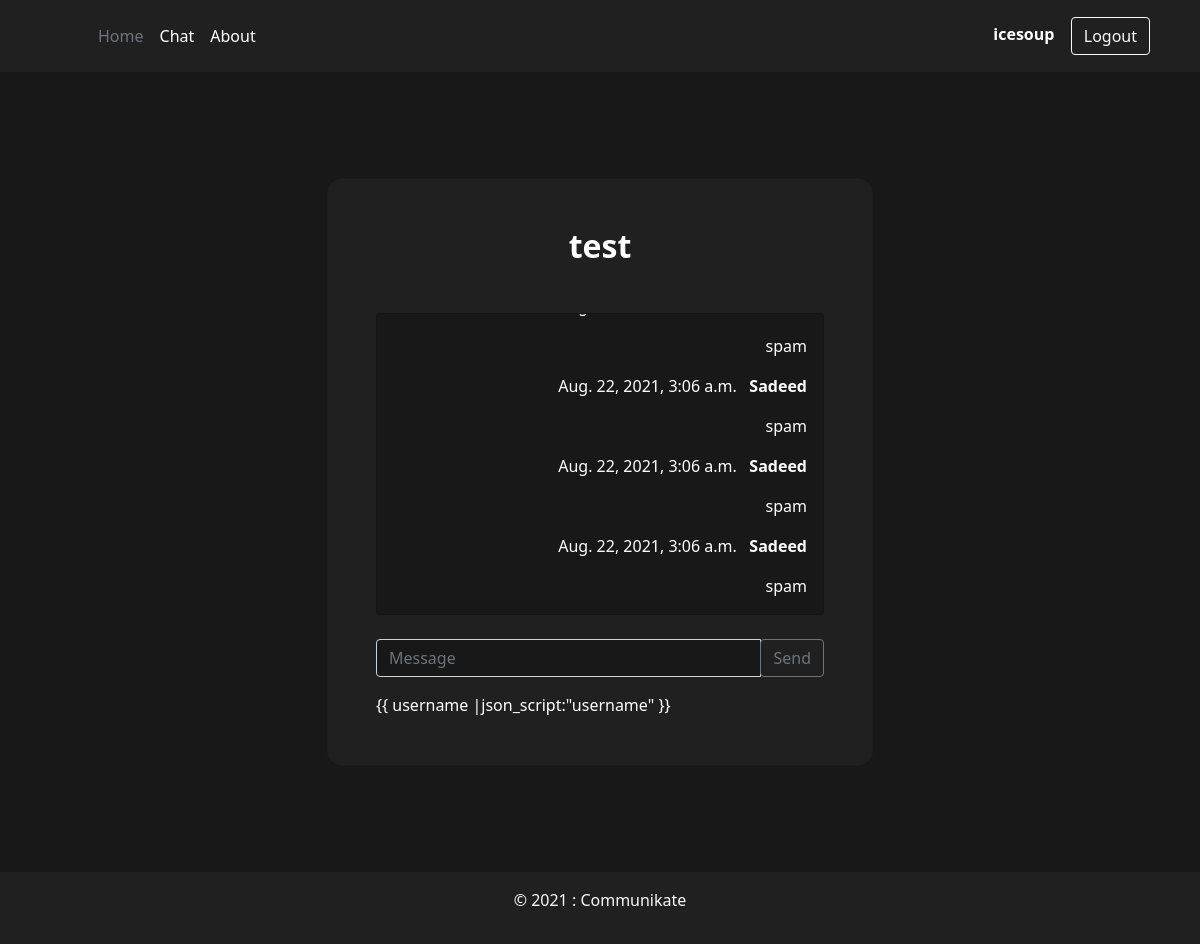
The app's page /chat/test/ (signed in), older data.
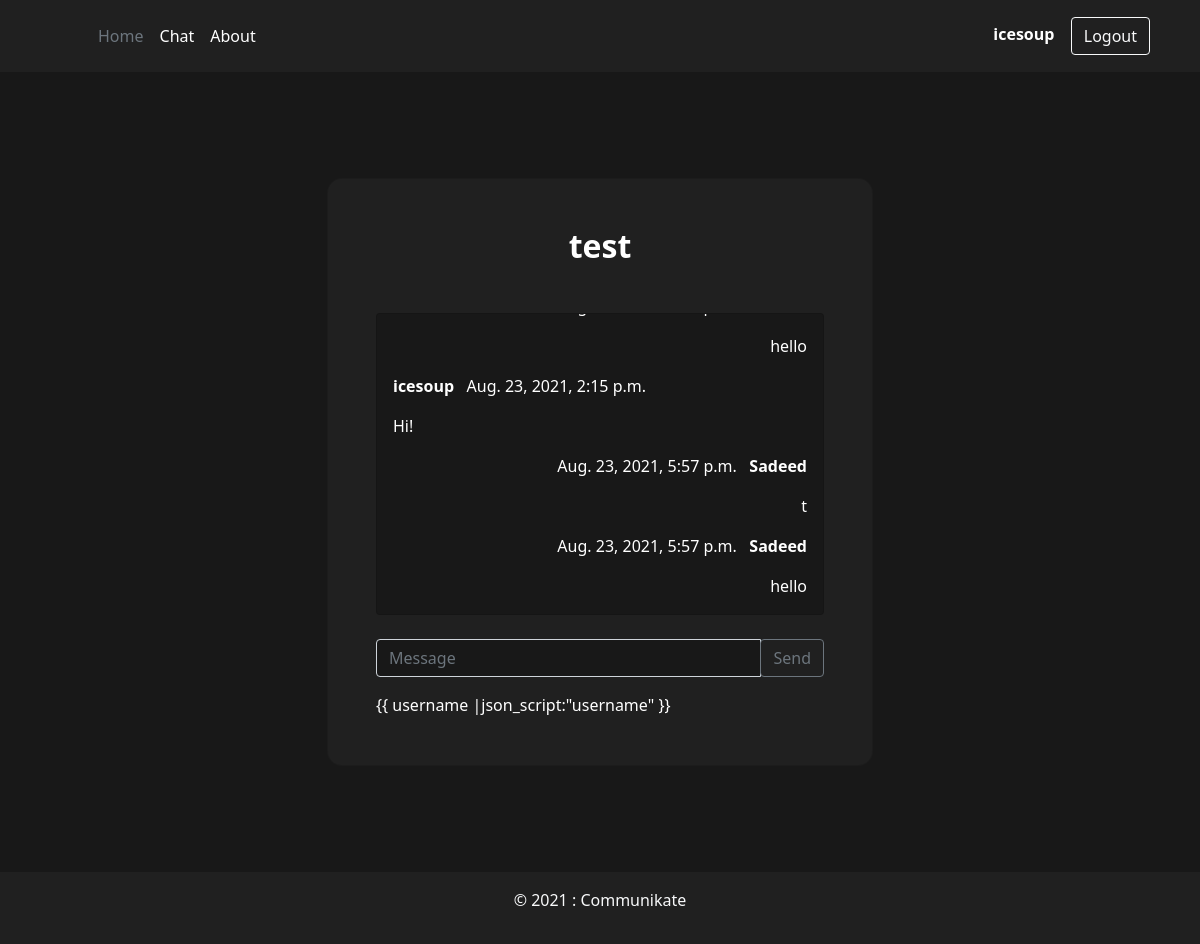
The same page, newer data.
### chat/models.py (models this page shows, shortened)
class ChatMessage(models.Model):
    msgContent = models.TextField(unique=False, blank=False)
    msgTimestamp = models.DateTimeField(auto_now_add=True)
    user = models.CharField(max_length=255)
    chatRoom = models.CharField(max_length=255)
    class Meta:
        ordering = ('msgTimestamp',)

### chat/views.py (the view)
# urls.py: path('<str:room_name>/', RoomView.as_view(), name='room'),
class RoomView(View):
    def get(self, request, room_name):
        if request.user.is_authenticated:
            username = request.user.get_username()
            messages = ChatMessage.objects.filter(chatRoom=room_name)
            return render(request, 'chat/room.html', {'room_name': room_name, 'username': username, 'messages':messages})
        else:
            return HttpResponseRedirect('/accounts/login')

### chat/templates/chat/room.html (shortened to what this page needs)
{% extends 'base.html' %} {% block content %}
<div class="mask d-flex align-items-center min-vh-100 max-vh-100">
  <div class="container h-100">
    <div class="row d-flex justify-content-center align-items-center h-100">
      <div class="col-12 col-md-9 col-lg-7 col-xl-6">
        <div
          class="card"
          style="border-radius: 15px; background-color: #202020"
        >
          <div class="card-body p-5" style="color: #ffffff">
            <h2 class="text-center mb-5" style="color: #ffffff">
              <b>{{ room_name }}</b>
            </h2>
            <div class="card" style="color: #ffffff; background-color: #181818">
              <div
                class="card-body min-vh-10"
                id="chat-log"
                style="max-height: 300px; overflow-y: scroll"
              >
                {% for m in messages %} {% if m.user == user.username %}
                <p class="card-text text-left">
                  <b>{{ m.user }}</b> &nbsp {{ m.msgTimestamp }}
                </p>
                <p>{{ m.msgContent }}</p>
                {% else %}
                <p class="card-text text-end">
                  {{ m.msgTimestamp }} &nbsp <b>{{ m.user }}</b>
                </p>
                <p class="card-text text-end">{{ m.msgContent }}</p>
                {% endif %} {% endfor %}
              </div>
            </div>
            <br />
            <div class="input-group mb-3">
              <input
                type="text"
                class="form-control"
                placeholder="Message"
                aria-label="Message"
                aria-describedby="basic-addon2"
                id="chat-message-input"
                style="color: #ffffff; background-color: #181818"
              />
              <div class="input-group-append">
                <button
                  id="chat-message-submit"
                  class="btn btn-outline-secondary"
                  type="button"
                >
                  Send
                </button>
              </div>
            </div>
            {{ room_name |json_script:"room-name" }} {{ username
            |json_script:"username" }} {{ timestamp |json_script:"timestamp" }}
          </div>
        </div>
      </div>
    </div>
  </div>
</div>
{% endblock %}

Row changes from the older to the newer data that the page shows:
no longer on this page (row unchanged): ChatMessage: msgContent "spam"
no longer on this page (row unchanged): ChatMessage: msgTimestamp "Aug. 22, 2021, 3:06 a.m.", user "Sadeed", msgContent "spam"
no longer on this page (row unchanged): ChatMessage: msgTimestamp "Aug. 22, 2021, 3:06 a.m.", user "Sadeed", msgContent "spam"
no longer on this page (row unchanged): ChatMessage: msgTimestamp "Aug. 22, 2021, 3:06 a.m.", user "Sadeed", msgContent "spam"
added ChatMessage: msgContent "hello"
added ChatMessage: user "icesoup", msgTimestamp "Aug. 23, 2021, 2:15 p.m.", msgContent "Hi!"
added ChatMessage: msgTimestamp "Aug. 23, 2021, 5:57 p.m.", user "Sadeed", msgContent "t"
added ChatMessage: msgTimestamp "Aug. 23, 2021, 5:57 p.m.", user "Sadeed", msgContent "hello"
